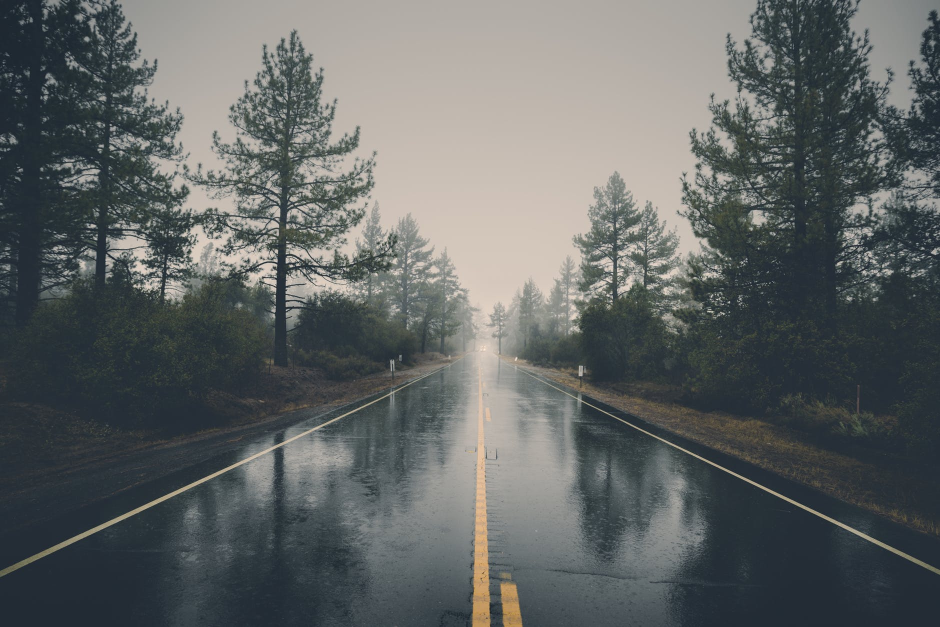
#> input picture 04-Hybrid/imgs/roadRainy.jpeg, 1880 x 1254 px (shown at 1/2 size)
$ python run.py
#> lines starting #> are read from the running program, lines starting #| are printed output that depends on the picture
#!/usr/bin/python3
# -*- coding: utf-8 -*-
"""
Created on Sat Feb 16 19:17:53 2019
@author: santiago
"""
import os
import cv2
import numpy as np
from matplotlib import pyplot as plt

os.system('rm -rf mergedNoPyramids.jpg')
os.system('rm -rf mergedWithPyramids.jpg')
os.system('rm -rf filteredImageLowPass.jpg')
os.system('rm -rf filteredImageHighPass.jpg')
os.system('rm -rf resultsAfterProcessing_road.jpg')
os.system('rm -rf resultsAfterProcessing_bridge.jpg')
os.system('rm -rf hybrid.jpg')


B=cv2.imread('imgs/roadRainy.jpeg')
#> B is the input picture: shape (1254, 1880, 3); mean B, G, R 100.7, 101.1, 97
A=cv2.imread('imgs/bridge.jpg')
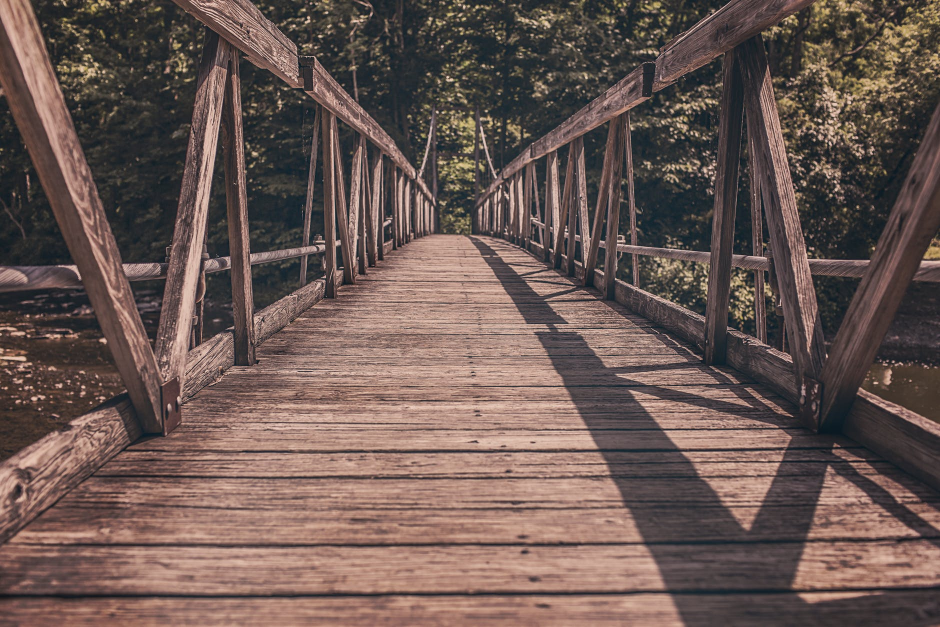
#> input picture 04-Hybrid/imgs/bridge.jpg, 1880 x 1254 px (shown at 1/2 size)
#> A is the input picture: shape (1254, 1880, 3); mean B, G, R 83.1, 88.5, 106.8

A=np.fliplr(A)
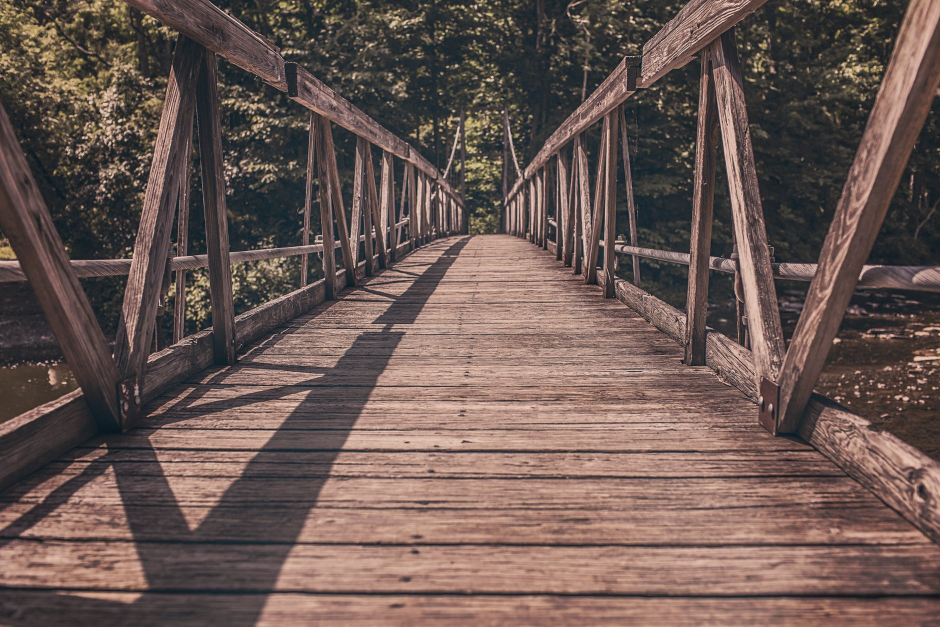
#> A: shape (1254, 1880, 3) (shown at 1/2 size); mean B, G, R 83.1, 88.5, 106.8
Mb,Nb,cb=B.shape
#> Mb = 1254; Nb = 1880; cb = 3

B=B[350:,200:Nb-150]
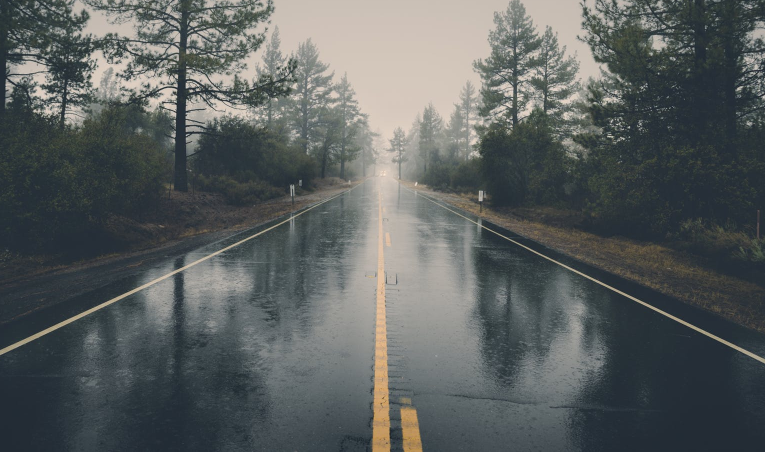
#> B: shape (904, 1530, 3) (shown at 1/2 size); mean B, G, R 95.1, 95.4, 90.6
A=A[0:,0:]


A=cv2.cvtColor(A,cv2.COLOR_BGR2RGB)
B=cv2.cvtColor(B,cv2.COLOR_BGR2RGB)

A=A.astype('float')
B=B.astype('float')

A=cv2.resize(A,(1024,512))
#> A: shape (512, 1024, 3) float64
B=cv2.resize(B,(1024,512))
#> B: shape (512, 1024, 3) float64

sz=3
sharpen1=np.zeros((sz,sz))
sharpen1[int(sz/2),int(sz/2)]=2

sharpen=sharpen1-np.ones((sz,sz))*(1/(sz**2))
#A=abs(cv2.filter2D(A,-1,sharpen))
B=abs(cv2.filter2D(B,-1,sharpen))

#--------------------------------
#Size and sigma of Gaussian kernel
def createKernel(sigma,k):

    # Declares empty array of kernel's size
#> called with sigma = 8, k = 9
    kernel=np.zeros((k,k))
    #Defines Gaussian function in 2 dimensions
    def gauss2d(x,y):
        return (1/(2*np.pi*sigma**2))*np.exp(-(x**2+y**2)/sigma**2)
    # iterates over the array giving it the proper values
    kdx=0
    ldx=0
    for idx in range(int(-k/2),int(k/2)+1):
        ldx=0
        for jdx in range(int(-k/2),int(k/2)+1):
            kernel[kdx,ldx]=gauss2d(idx,jdx)
            ldx=ldx+1
        kdx=kdx+1

            #Normalizes the kernel
    kernel=kernel/sum(sum(kernel))
    return kernel
#---------------------------------
kernel_1=createKernel(8,9)
kernel_2=createKernel(10,11)
#---------------------------------
filteredA=cv2.filter2D(A,-1,kernel_1)
filteredB=cv2.filter2D(B,-1,kernel_2)
filteredA=abs(A-filteredA)

hybrid=filteredA+filteredB
hybrid=255*(hybrid/np.amax(hybrid))
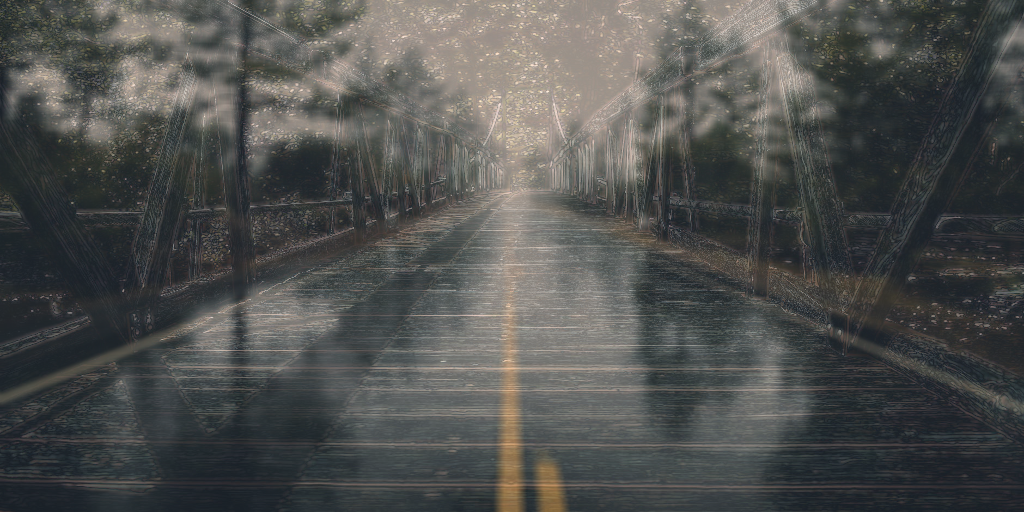
#> hybrid: shape (512, 1024, 3) float64; mean R, G, B 80.1, 81.2, 79.5

A=A.astype('uint8')
B=B.astype('uint8')
filteredA=filteredA.astype('uint8')
filteredB=filteredB.astype('uint8')
hybrid=hybrid.astype('uint8')

plt.figure(1)
plt.subplot(2,2,1)
plt.imshow(B)
plt.axis('off')
plt.title('Original picture')
plt.subplot(2,2,2)
plt.imshow(filteredB)
plt.axis('off')
plt.title('Filtered picture')

plt.figure(1)
plt.subplot(2,2,3)
plt.imshow(A)
plt.axis('off')
plt.title('Original picture')
plt.subplot(2,2,4)
plt.imshow(filteredA)
plt.axis('off')
plt.title('Filtered picture')


plt.show()

plt.figure(2)
plt.imshow(hybrid)
plt.axis('off')
plt.title('Hybrid image')
plt.show()


#----------------------------
# Image Pyramids
Ga = A.copy()
gaussPyramid_A=[Ga]
Gb = B.copy()
gaussPyramid_B=[Gb]
pyramidLevel=6

for idx in range(pyramidLevel):
     Ga = cv2.pyrDown(Ga)
     gaussPyramid_A.append(Ga)
     Gb = cv2.pyrDown(Gb)
     gaussPyramid_B.append(Gb)
#> after the loop, gaussPyramid_A = 7 items; gaussPyramid_B = 7 items


# generate Laplacian Pyramid for A & B
laplacePyramid_A=[gaussPyramid_A[pyramidLevel-1]]
laplacePyramid_B=[gaussPyramid_B[pyramidLevel-1]]
for idx in range(pyramidLevel-1,0,-1):
     GE = cv2.pyrUp(gaussPyramid_A[idx])
     L = cv2.subtract(gaussPyramid_A[idx-1],GE)
     laplacePyramid_A.append(L)
     GE = cv2.pyrUp(gaussPyramid_B[idx])
     L = cv2.subtract(gaussPyramid_B[idx-1],GE)
     laplacePyramid_B.append(L)
#> after the loop, laplacePyramid_A = 6 items; laplacePyramid_B = 6 items

#Now add left and right halves of images in each level
blendedList=[]
for la,lb in zip(laplacePyramid_A,laplacePyramid_B):
     rows,cols,dpt = la.shape
     ls = np.hstack((la[:,0:int(cols/2)],lb[:,int(cols/2):]))
     blendedList.append(ls)
#> this loop made 6 passes
#> (rows, cols) on passes 1 to 6: (16, 32), (32, 64), (64, 128), (128, 256), (256, 512), (512, 1024)
#> pass 3, `ls = np.hstack((la[:,0:int(cols/2)],lb[:,int(cols/2):]))`:
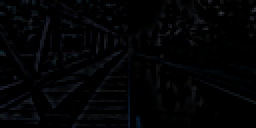
#> ls: shape (64, 128, 3) (shown 2 times larger); mean of channels 0, 1, 2 4.2, 3.2, 2.6; drawn as B, G, R
#> after the loop, blendedList = 6 items

blended=blendedList[0]
for idx in range(1,pyramidLevel):
     blended=cv2.pyrUp(blended)
     blended=cv2.add(blended,blendedList[idx])
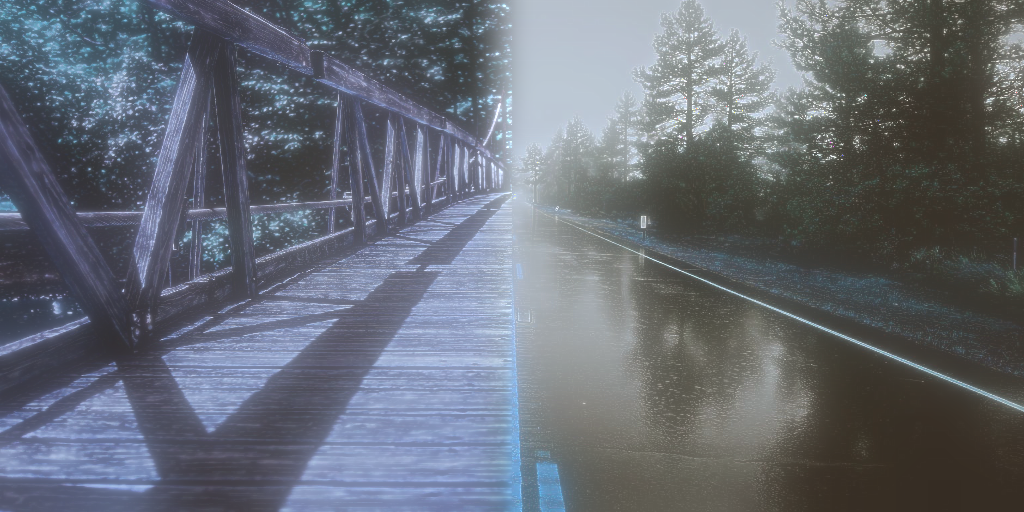
#> blended: shape (512, 1024, 3); mean of channels 0, 1, 2 117.3, 107.6, 102.4; drawn as B, G, R

real=np.hstack((A[:,:int(cols/2)],B[:,int(cols/2):]))
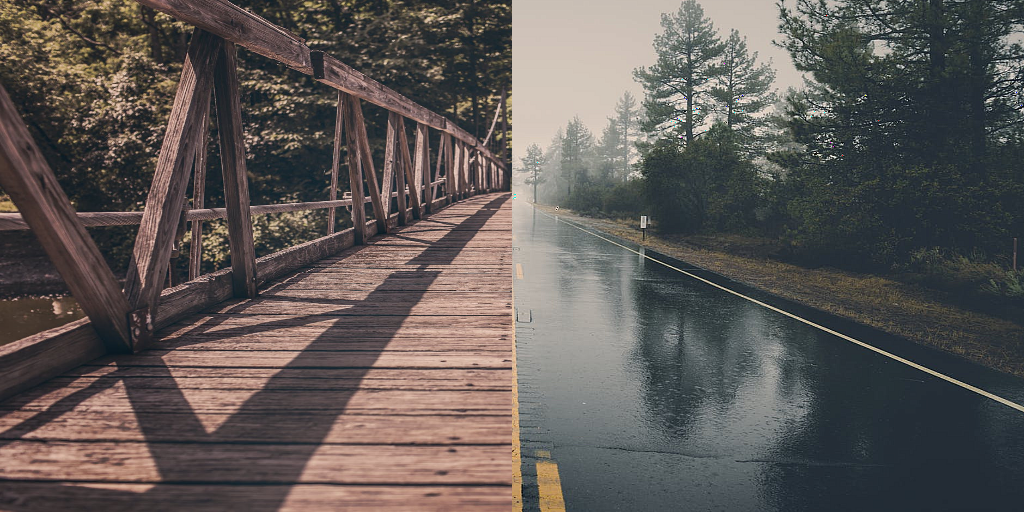
#> real: shape (512, 1024, 3); mean R, G, B 94.4, 89, 86.5
real=real.astype('uint8')
blended=blended.astype('uint8')
plt.figure()
plt.subplot(2,1,1)
plt.imshow(blended)
plt.axis('off')
plt.title('Blending using Pyramids')
plt.subplot(2,1,2)
plt.imshow(real)
plt.axis('off')
plt.title('Blending without Pyramids')
plt.show()

real=cv2.cvtColor(real,cv2.COLOR_RGB2BGR)
blended=cv2.cvtColor(blended,cv2.COLOR_RGB2BGR)
filteredA=cv2.cvtColor(filteredA,cv2.COLOR_RGB2BGR)
filteredB=cv2.cvtColor(filteredB,cv2.COLOR_RGB2BGR)
hybrid=cv2.cvtColor(hybrid,cv2.COLOR_RGB2BGR)
B=cv2.cvtColor(B,cv2.COLOR_RGB2BGR)
A=cv2.cvtColor(A,cv2.COLOR_RGB2BGR)

for idx in range(pyramidLevel):
    aux=cv2.cvtColor(blendedList[idx],cv2.COLOR_RGB2BGR)
    #cv2.imshow(str(idx),aux)
    cv2.imwrite('level_'+str(idx+1)+'.jpg',aux)


cv2.imwrite('mergedNoPyramids.jpg',real)
cv2.imwrite('mergedWithPyramids.jpg',blended)
cv2.imwrite('filteredImageLowPass.jpg',filteredA)
cv2.imwrite('filteredImageHighPass.jpg',filteredB)
cv2.imwrite('hybrid.jpg',hybrid)
cv2.imwrite('resultsAfterProcessing_road.jpg',B)
cv2.imwrite('resultsAfterProcessing_bridge.jpg',A)
